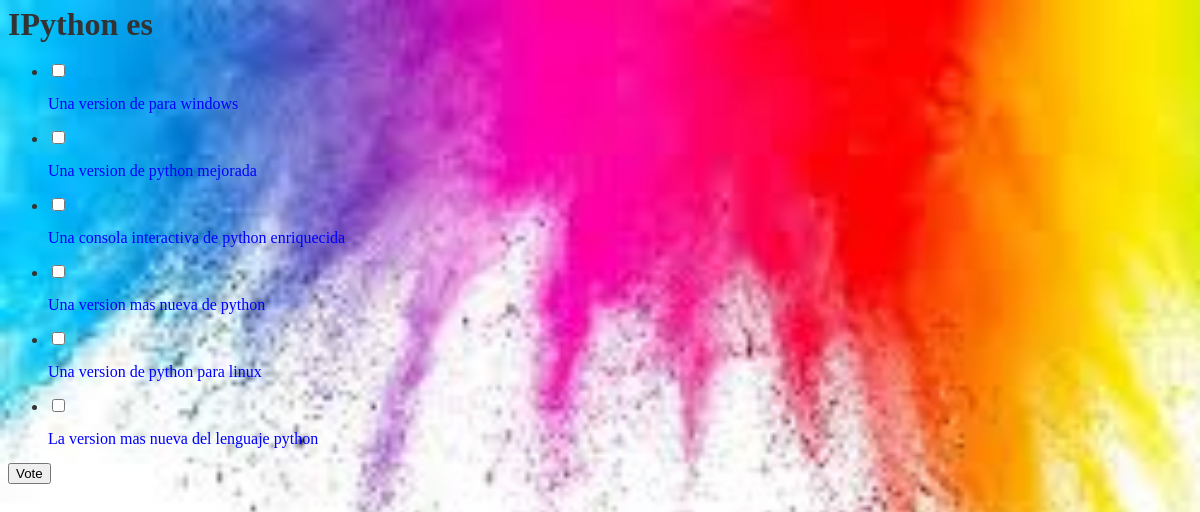
Page /polls/3/ on the committed database.
### polls/models.py (models this page shows, shortened)
class Question(models.Model):
    question_text = models.CharField(max_length=100)
    pub_date = models.DateTimeField('fecha de publicacion')

class Choice(models.Model):
    question = models.ForeignKey(Question, on_delete=models.CASCADE)
    choice_text = models.CharField(max_length=100)
    correcto = models.BooleanField(default=False)

### polls/views.py (the view)
# urls.py: path('<int:pk>/', views.DetailView.as_view(), name='detail'),
class DetailView(generic.DetailView):
    model = Question
    template_name = 'polls/detail.html'
    def get_queryset(self):
        return Question.objects.filter(pub_date__lte=timezone.now())

### polls/templates/polls/detail.html (shortened to what this page needs)
{% load static %}
<h1>{{ question.question_text }}</h1>
<link rel="stylesheet" type="text/css" href="{% static 'polls/style.css' %}">
<ul>
<form action="{% url 'polls:corregir' question.id %}" method="post">
{% for choice in question.choice_set.all %}
    <li><input type="checkbox" name="choice" id="choice{{ forloop.counter }}" value="{{ choice.id }}">
    <label for="choice{{ forloop.counter }}"><p style="color:blue">{{ choice.choice_text  }}</label><br></p></li>
{% endfor %}
</ul>
<input type="submit" value="Vote">

### rows in the picture
Question: question_text "IPython es"
Choice: choice_text "Una version de para windows"
Choice: choice_text "Una version de python mejorada"
Choice: choice_text "Una consola interactiva de python enriquecida"
Choice: choice_text "Una version mas nueva de python"
Choice: choice_text "Una version de python para linux"
Choice: choice_text "La version mas nueva del lenguaje python"
